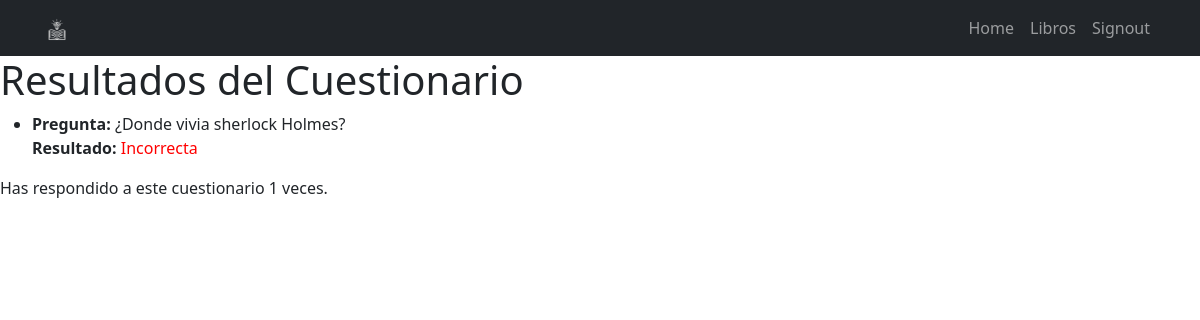
Page /quiz_result/2 (signed in) on the committed database.
### tasks/models.py (models this page shows, shortened)
class UserQuizResponse(models.Model):
    user = models.ForeignKey(User, on_delete=models.CASCADE, related_name="quiz_responses")
    quiz = models.ForeignKey(Quiz, on_delete=models.CASCADE, related_name="user_responses")
    answer = models.ForeignKey(Answer, on_delete=models.CASCADE)
    is_correct = models.BooleanField(default=False)
    date_submitted = models.DateTimeField(auto_now_add=True)

class Quiz(models.Model):
    book = models.ForeignKey(Book, on_delete=models.CASCADE, related_name="quizzes")
    question = models.TextField()
    response_count = models.IntegerField(default=0)

### tasks/views.py (the view)
# urls.py: path('quiz_result/<int:quiz_id>', views.quiz_result, name='quiz_result'),
def quiz_result(request, quiz_id):
    responses = UserQuizResponse.objects.filter(quiz_id=quiz_id, user=request.user)
    return render(request, 'quiz_result.html', {'responses': responses})

### tasks/templates/quiz_result.html
{% extends 'base.html' %}
{% block content %}
<h1>Resultados del Cuestionario</h1>
{% if responses %}
    <ul>
        {% for response in responses %}
            <li>
                <strong>Pregunta:</strong> {{ response.quiz.question }}<br>
                <strong>Resultado:</strong>
                {% if response.is_correct %}
                    <span style="color: green;">Correcta</span>
                {% else %}
                    <span style="color: red;">Incorrecta</span>
                {% endif %}
            </li>
        {% endfor %}
    </ul>
    <p>Has respondido a este cuestionario {{ responses.count }} veces.</p>
{% else %}
    <p>No has respondido a este cuestionario aún.</p>
{% endif %}
{% endblock %}

### rows in the picture
UserQuizResponse: quiz.question "¿Donde vivia sherlock Holmes?", is_correct "Incorrecta"

### other values in the picture
{{ responses.count }} "1"
